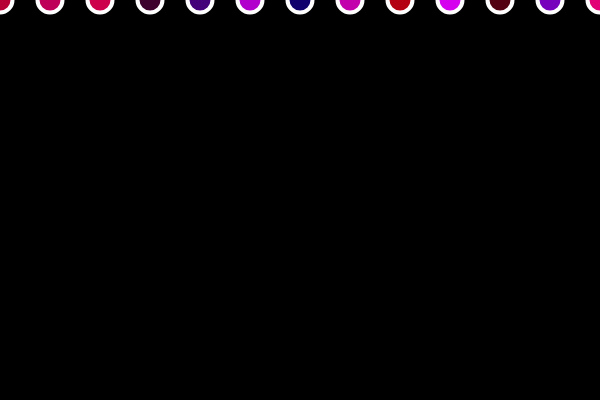
Frame 1 (no input)
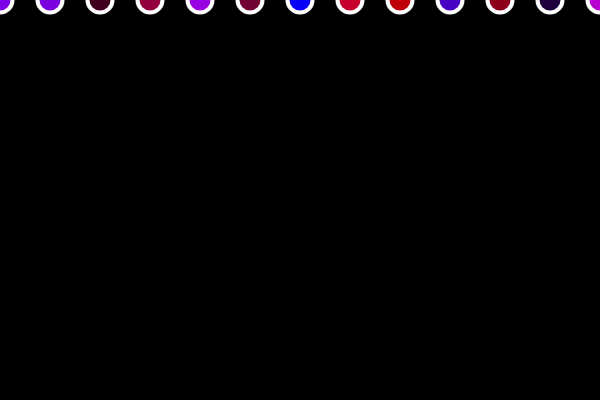
Frame 60 (no input)
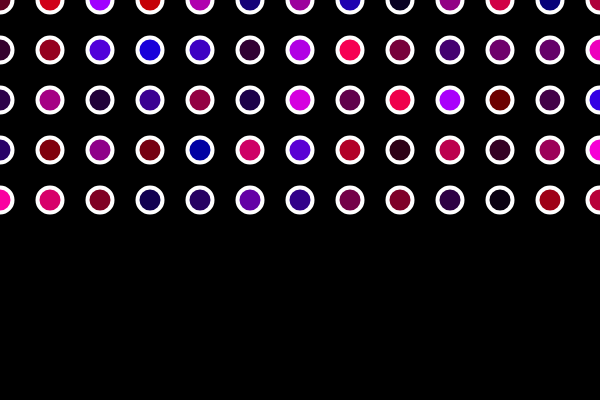
Frame 120 (the mouse pressed at the canvas centre since frame 60)

The p5.js sketch that drew these frames (run headless with seeded random() and noise() and a simulated clock; from frame 60 on, the mouse is pressed at the canvas centre):

// p5.js sketch
// ── sketch.js
function setup() {
  createCanvas(600, 400);  
}
 
function draw() {
  background(0);
  strokeWeight(4);
  stroke(255);
 
  for (var x = 0; x <= mouseY; x += 50) {//switched the mouse to vertical
    for (var y = 0; y <= width; y += 50) { //width has all the ellipse filled
    fill(random(255), 0, random(255));
    ellipse(y, x, 25, 25); // switched the xy to yx
    }
  }
   
 
   
}
